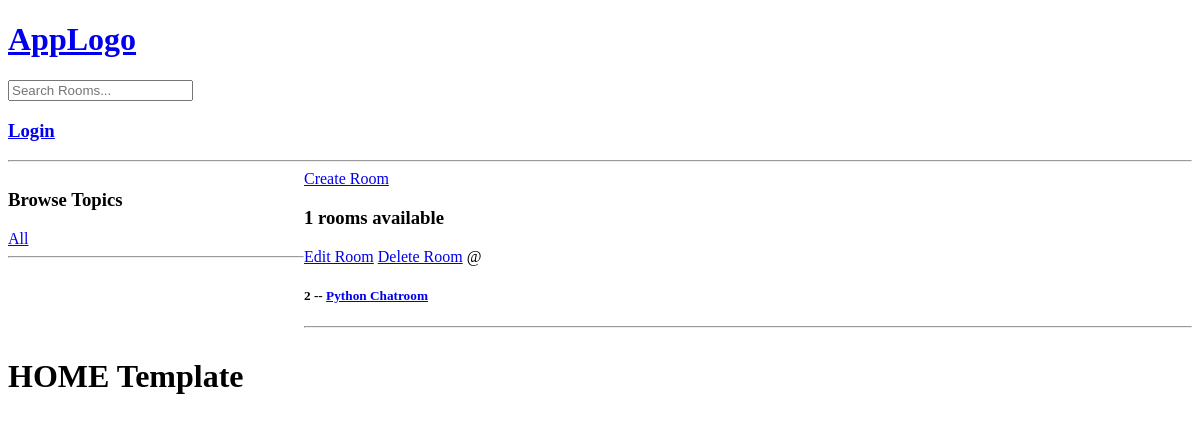
The app's page /?q=Python, older data.
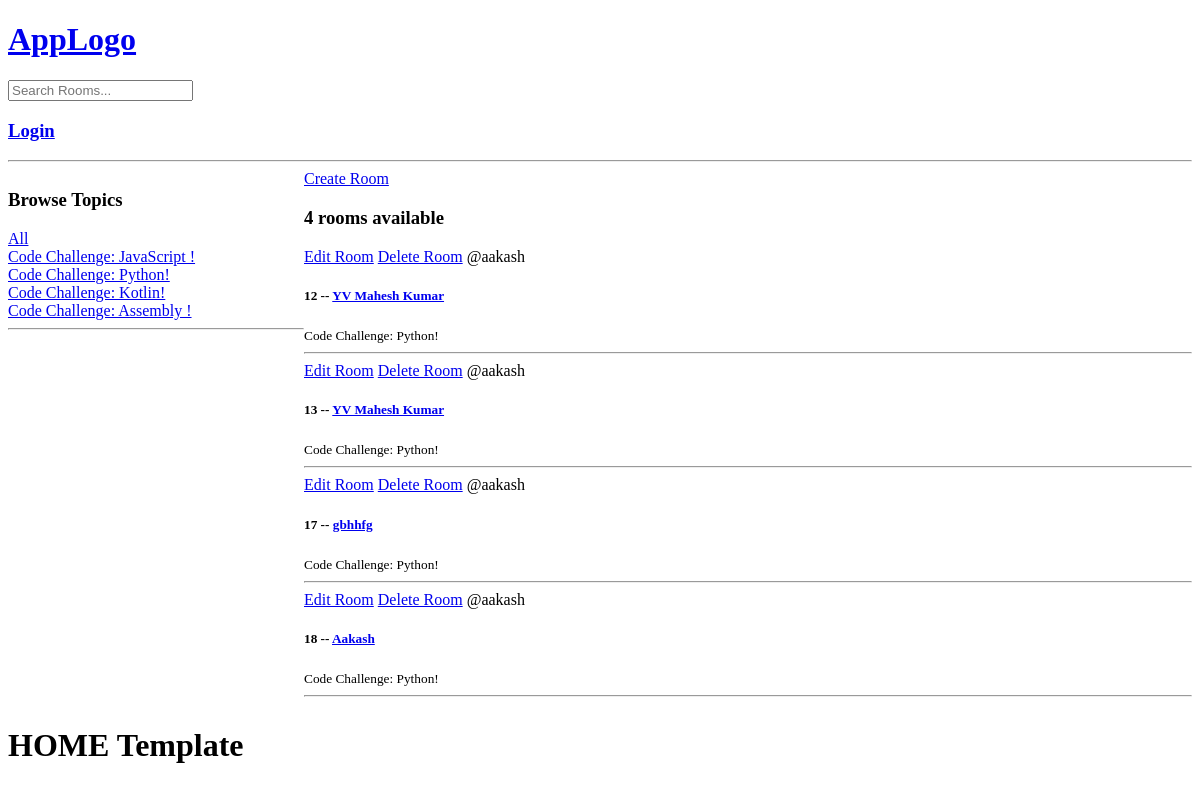
The same page, newer data.
### base/models.py (models this page shows, shortened)
class Room(models.Model):
    host = models.ForeignKey(User, on_delete = models.SET_NULL, null=True)
    topic = models.ForeignKey(Topic, on_delete = models.SET_NULL, null=True)
    name = models.CharField(max_length=200)
    description = models.TextField(null=True, blank=True)
    updated = models.DateTimeField(auto_now=True)
    created = models.DateTimeField(auto_now_add=True)

class Topic(models.Model):
    name = models.CharField(max_length=100)

### base/views.py (the view)
# urls.py: path("", views.home, name="home"),
def home(request):
    queryParam = request.GET.get("q") if request.GET.get("q") != None else ""
    topics = Topic.objects.all()
    chatrooms = Room.objects.filter(
        Q(topic__name__icontains=queryParam)
        | Q(name__icontains=queryParam)
        | Q(description__icontains=queryParam)
    )
    room_count = chatrooms.count()
    return render(
        request,
        "base/home.html",
        {"rooms": chatrooms, "topics": topics, "room_count": room_count},
    )

### base/templates/base/home.html (shortened to what this page needs)
{% extends 'main.html' %}
{% block content %}
<div class = "home-container">
    <div>
        <h3>Browse Topics</h3>
        <a href="{% url 'home'%}">All </a>
        {% for topic in topics %}
           <div>
             <a href="{% url 'home' %}?q={{topic.name}}">{{topic.name}}</a>
           </div>
        {% endfor %}
        <hr>
    </div>
    <div>
        <a href="{% url 'create-room' %}">Create Room</a>
        <h3>{{room_count}} rooms available </h3>
        <div>
            {% for room in rooms %}
             <div>
                <a href="{% url 'update-room' room.id %}">Edit Room</a>
                <a href="{% url 'delete-room' room.id %}">Delete Room</a>
                <span>@{{room.host.username}}</span>
                <h5> {{room.id}} -- <a href="/room/{{room.id}}">{{room.name}}</a> </h5>
                <small>{{room.topic.name}}</small>
                <hr>
             </div>
            {% endfor %}
        </div>
    </div>
</div>
<h1> HOME Template</h1>
{% endblock %}

Row changes from the older to the newer data that the page shows:
removed Room: id "2", name "Python Chatroom"
added Topic: name "Code Challenge: JavaScript !"
added Topic: name "Code Challenge: Python!"
added Topic: name "Code Challenge: Kotlin!"
added Topic: name "Code Challenge: Assembly !"
added Room: host.username "aakash", id "12", name "YV Mahesh Kumar", topic.name "Code Challenge: Python!"
added Room: host.username "aakash", id "13", name "YV Mahesh Kumar", topic.name "Code Challenge: Python!"
added Room: host.username "aakash", id "17", name "gbhhfg", topic.name "Code Challenge: Python!"
added Room: host.username "aakash", id "18", name "Aakash", topic.name "Code Challenge: Python!"
Text that changed along with them:
{{ room_count }}: "1" → "4"
